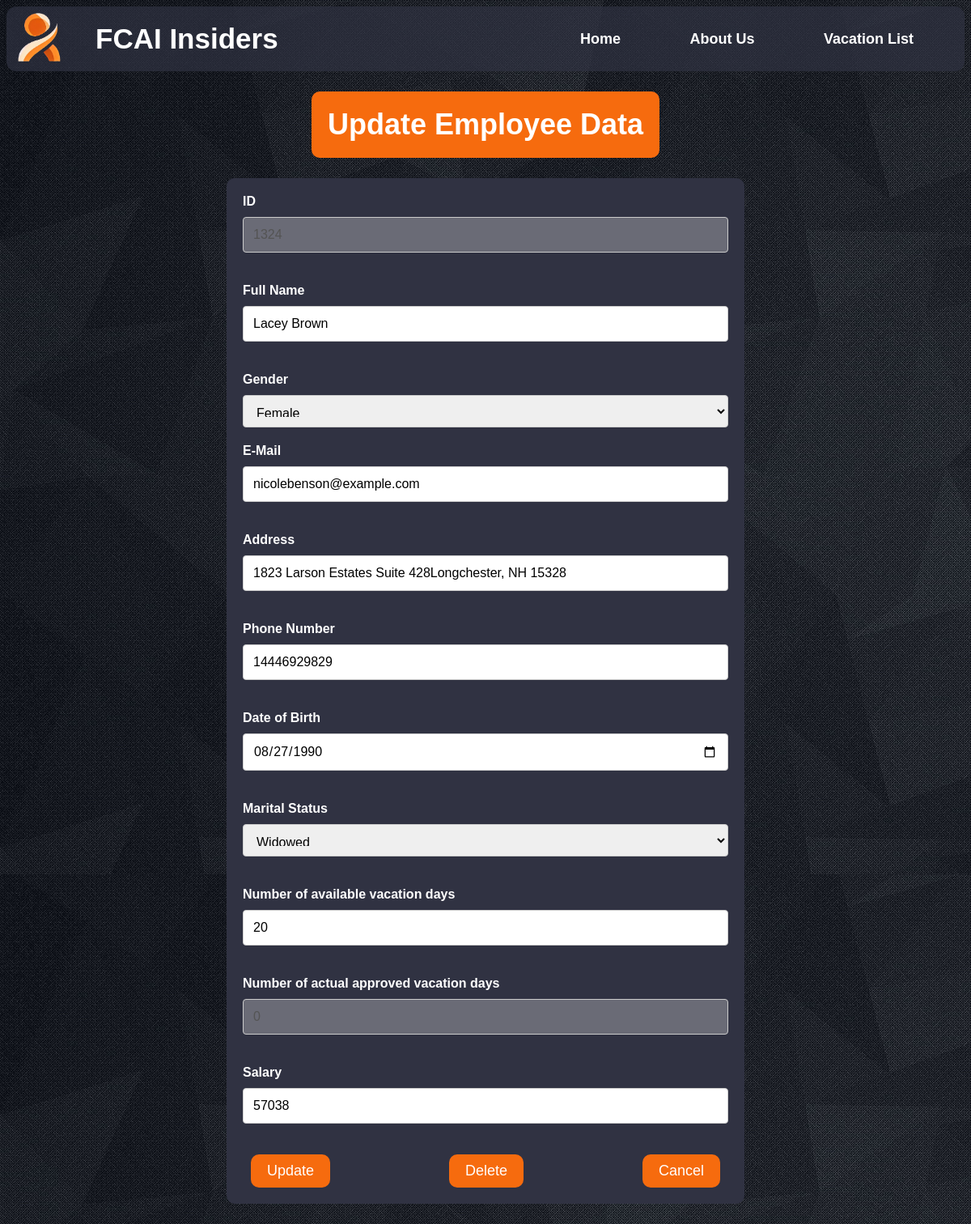
The app's page /updateData/1324/, older data.
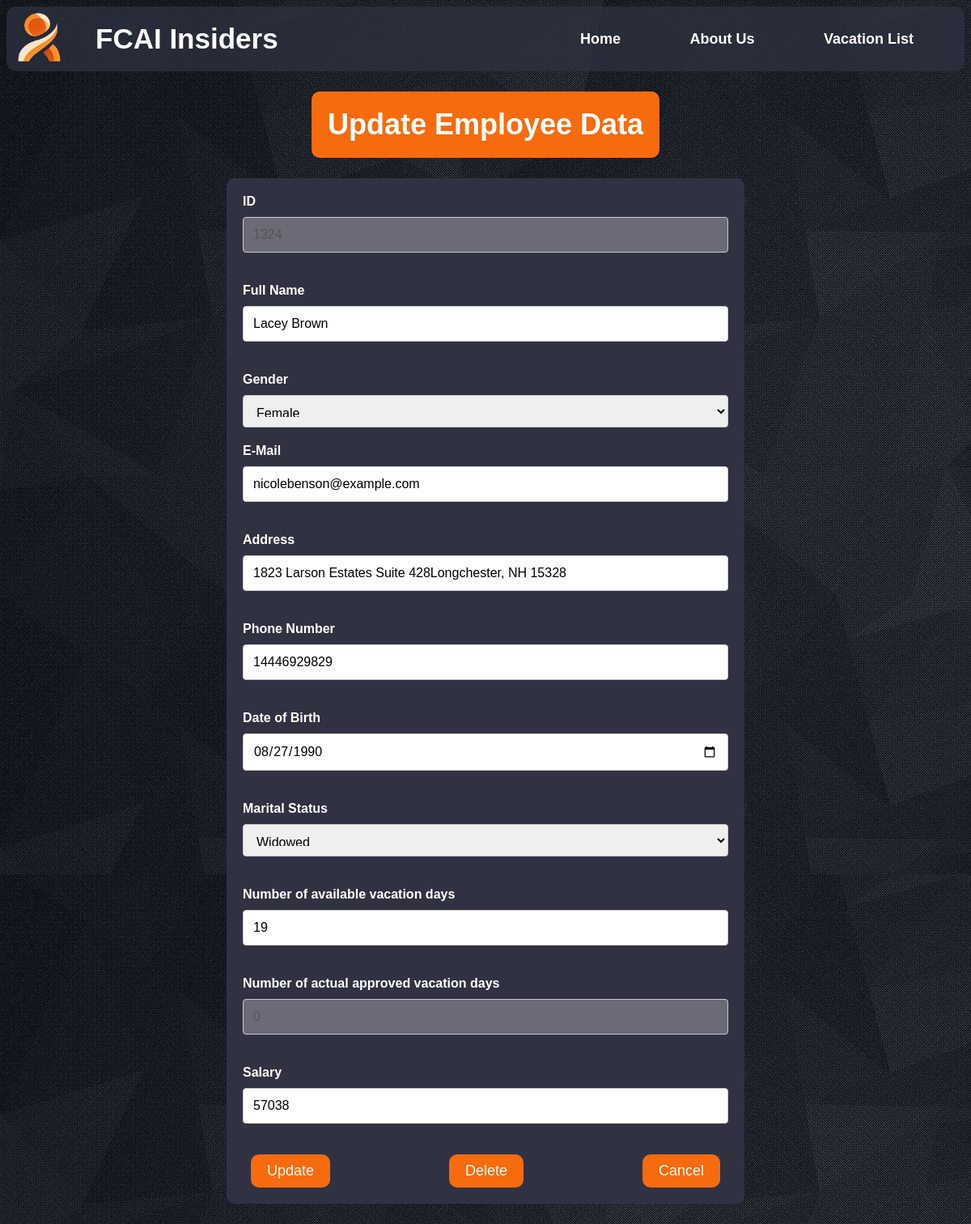
The same page, newer data.
### Management/models.py (models this page shows, shortened)
class Employee(models.Model):
    id = models.IntegerField(primary_key = True, unique = True, error_messages = {'null': 'ID field cannot be null','unique': 'This ID is already in use'})
    name = models.CharField(max_length = 100)
    email = models.EmailField(max_length = 254)
    address = models.CharField(max_length = 100)
    number = models.CharField(max_length = 11)
    gender = models.CharField(max_length = 6)
    status = models.CharField(max_length= 12)
    availableVacation = models.IntegerField()
    approvedVacation = models.IntegerField(default= 0)
    salary = models.IntegerField()
    dob = models.DateField()
    dateCreated = models.DateField(default= datetime.date.today, null= True)

### Users/views.py (the view)
# urls.py: path('updateData/<id>/', userViews.update, name='hr-updateData'),
def update(request, id):
        if request.method == 'POST':
                form = EmployeeUpdateForm(request.POST, instance=Employee.objects.get(id=id))
                if form.is_valid():
                        number = form.cleaned_data.get('number')
                        if len(number) != 11:
                                messages.warning(request, "Please enter a valid phone number")
                                return render(request, 'Users/update.html', {'form': form})
                        form.save()
                        messages.info(request, "Employee updated successfully")
                        return redirect('hr-home')
        else:
                form = EmployeeUpdateForm(instance=Employee.objects.get(id=id))
        return render(request, 'Users/update.html', {'form': form, 'id': id})

### Users/templates/Users/update.html (shortened to what this page needs)
{% extends 'Management/base.html' %}
{% load static %}
{% block styles %}
<link rel="stylesheet" href="{% static 'Users/CSS/Update.css' %}">
{% endblock styles %}
{% block content %}
<h1>Update Employee Data</h1>
<form method = "POST">
		<label for="id">ID</label>
		{{form.id}}
		<br/><br/>
		<label for="name">Full Name</label>
		{{form.name}}
		<br/><br/>
		<label for="gender">Gender</label><br/>
		{{form.gender}}
		<label for="email">E-Mail </label>
		{{form.email}}
		<br/><br/>
		<label for="address">Address</label>
		{{form.address}}
		<br/><br/>
		<label for="number">Phone Number </label>
		{{form.number}}
		<br/><br/>
		<label for="date">Date of Birth </label>
		{{form.dob}}
		<br/><br/>
		<label for="maritalStat">Marital Status</label>
		{{form.status}}
		<br/><br/>
		<label for="number of available vacation days"> Number of available vacation days</label>
		{{form.availableVacation}}
		<br/><br/>
		<label for="number of approved vacation days"> Number of actual approved vacation days</label>
		{{form.approvedVacation}}
		<br/><br/>
		<label for="salary">Salary</label>
		{{form.salary}}
		<br/><br/>
	<div class="buttons">
	<input type="submit" value="Update" id="update-button"/>
	<input type="button" value="Delete" id="delete-button" onclick="window.location.href='{% url 'hr-deleteData' id %}';"/>
	<input type="button" value="Cancel" onclick="window.location.href='{% url 'hr-home' %}';"/>
	</div>
</form>
{% endblock content %}

Row changes from the older to the newer data that the page shows:
changed Employee "Lacey Brown": availableVacation "20" → "19"
